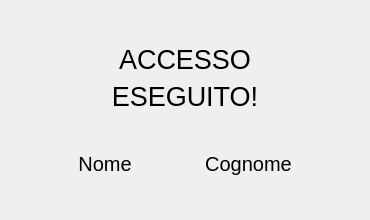
<?xml version="1.0" encoding="UTF-8"?>
<ui version="4.0">
 <class>Loginusr</class>
 <widget class="QDialog" name="Loginusr">
  <property name="geometry">
   <rect>
    <x>0</x>
    <y>0</y>
    <width>370</width>
    <height>220</height>
   </rect>
  </property>
  <property name="windowTitle">
   <string>Dialog</string>
  </property>
  <layout class="QHBoxLayout" name="horizontalLayout">
   <item>
    <layout class="QVBoxLayout" name="verticalLayout">
     <item>
      <spacer name="verticalSpacer">
       <property name="orientation">
        <enum>Qt::Vertical</enum>
       </property>
       <property name="sizeHint" stdset="0">
        <size>
         <width>20</width>
         <height>40</height>
        </size>
       </property>
      </spacer>
     </item>
     <item>
      <widget class="QLabel" name="label">
       <property name="font">
        <font>
         <pointsize>20</pointsize>
        </font>
       </property>
       <property name="text">
        <string>ACCESSO</string>
       </property>
       <property name="alignment">
        <set>Qt::AlignCenter</set>
       </property>
      </widget>
     </item>
     <item>
      <widget class="QLabel" name="label_2">
       <property name="font">
        <font>
         <pointsize>20</pointsize>
        </font>
       </property>
       <property name="text">
        <string>ESEGUITO!</string>
       </property>
       <property name="alignment">
        <set>Qt::AlignCenter</set>
       </property>
      </widget>
     </item>
     <item>
      <spacer name="verticalSpacer_3">
       <property name="orientation">
        <enum>Qt::Vertical</enum>
       </property>
       <property name="sizeHint" stdset="0">
        <size>
         <width>20</width>
         <height>40</height>
        </size>
       </property>
      </spacer>
     </item>
     <item>
      <layout class="QHBoxLayout" name="horizontalLayout_2">
       <item>
        <spacer name="horizontalSpacer">
         <property name="orientation">
          <enum>Qt::Horizontal</enum>
         </property>
         <property name="sizeHint" stdset="0">
          <size>
           <width>40</width>
           <height>20</height>
          </size>
         </property>
        </spacer>
       </item>
       <item>
        <widget class="QLabel" name="lblnome">
         <property name="font">
          <font>
           <pointsize>15</pointsize>
          </font>
         </property>
         <property name="text">
          <string>Nome</string>
         </property>
         <property name="alignment">
          <set>Qt::AlignCenter</set>
         </property>
        </widget>
       </item>
       <item>
        <spacer name="horizontalSpacer_3">
         <property name="orientation">
          <enum>Qt::Horizontal</enum>
         </property>
         <property name="sizeHint" stdset="0">
          <size>
           <width>40</width>
           <height>20</height>
          </size>
         </property>
        </spacer>
       </item>
       <item>
        <widget class="QLabel" name="lblcognome">
         <property name="font">
          <font>
           <pointsize>15</pointsize>
          </font>
         </property>
         <property name="text">
          <string>Cognome</string>
         </property>
         <property name="alignment">
          <set>Qt::AlignCenter</set>
         </property>
        </widget>
       </item>
       <item>
        <spacer name="horizontalSpacer_2">
         <property name="orientation">
          <enum>Qt::Horizontal</enum>
         </property>
         <property name="sizeHint" stdset="0">
          <size>
           <width>40</width>
           <height>20</height>
          </size>
         </property>
        </spacer>
       </item>
      </layout>
     </item>
     <item>
      <spacer name="verticalSpacer_2">
       <property name="orientation">
        <enum>Qt::Vertical</enum>
       </property>
       <property name="sizeHint" stdset="0">
        <size>
         <width>20</width>
         <height>40</height>
        </size>
       </property>
      </spacer>
     </item>
    </layout>
   </item>
  </layout>
 </widget>
 <resources/>
 <connections/>
</ui>
